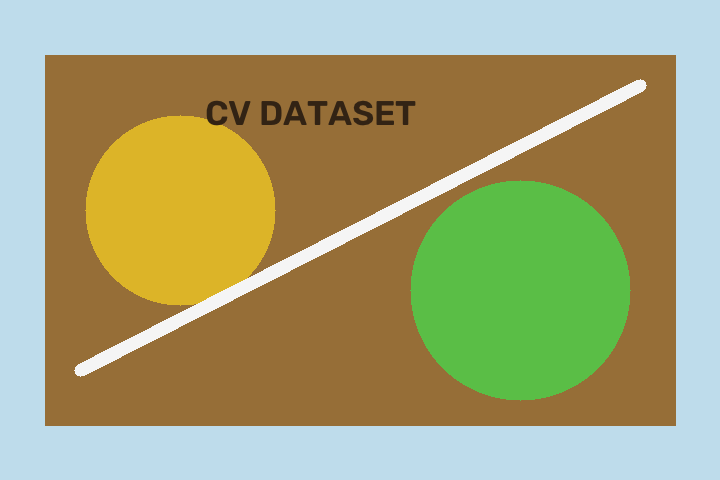
#> input picture data/sample_scene.png, 720 x 480 px
$ python cli.py ../data/sample_scene.png   (older library calls are emulated)
#> lines starting #> are read from the running program, lines starting #| are printed output that depends on the picture; after the words box and inside, x2 and y2 are one past the last pixel; in counts of white or black regions, pixels touching at a corner belong together
### vision_inspector/pipeline.py
from pathlib import Path

import cv2

from .colors import analyze_colors
from .models import InspectionReport
from .quality import analyze_quality
from .structure import analyze_structure


def analyze_image(path: str | Path) -> InspectionReport:
    """Load one local image and run all inspection modules."""
#> called with path = '../data/sample_scene.png'
    source = Path(path)
    if not source.exists() or not source.is_file():
        raise ValueError(f"Could not read a supported image: {source}")
    if source.stat().st_size > 25 * 1024 * 1024:
        raise ValueError("Image is too large. Please upload an image smaller than 25 MB.")
    image = cv2.imread(str(source), cv2.IMREAD_COLOR)
#> image is the input picture: shape (480, 720, 3); mean B, G, R 117.9, 162.7, 163.6
    if image is None:
        raise ValueError(f"Could not read a supported image: {source}")
    height, width, channels = image.shape
#> height = 480; width = 720; channels = 3
    return InspectionReport(source.name, width, height, channels, analyze_quality(image), analyze_colors(image), analyze_structure(image))

### vision_inspector/quality.py
import cv2
import numpy as np

from .models import QualityResult


def analyze_quality(image: np.ndarray) -> QualityResult:
    """Compute interpretable exposure, contrast, blur, and warning metrics."""
    gray = cv2.cvtColor(image, cv2.COLOR_BGR2GRAY)
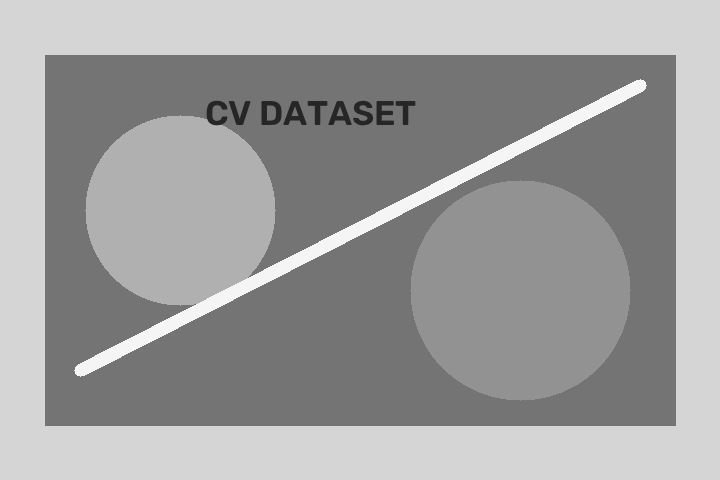
#> gray: shape (480, 720); min 38, max 245, mean 158.1
    brightness = float(np.mean(gray))
#> brightness = 158.1
    contrast = float(np.std(gray))
#> contrast = 45.81
    blur_score = float(cv2.Laplacian(gray, cv2.CV_64F).var())
#> blur_score = 435.2
    warnings: list[str] = []
    if brightness < 45:
        warnings.append("underexposed")
    elif brightness > 210:
        warnings.append("overexposed")
    if contrast < 25:
        warnings.append("low contrast")
    if blur_score < 80:
        warnings.append("possibly blurry")
    exposure_score = max(0.0, 1.0 - abs(brightness - 128.0) / 128.0)
#> exposure_score = 0.765
    contrast_score = min(1.0, contrast / 64.0)
#> contrast_score = 0.716
    sharpness_score = min(1.0, blur_score / 600.0)
#> sharpness_score = 0.725
    quality_score = round(100.0 * (0.4 * exposure_score + 0.3 * contrast_score + 0.3 * sharpness_score), 2)
#> quality_score = 73.83
    return QualityResult(round(brightness, 2), round(contrast, 2), round(blur_score, 2), quality_score, tuple(warnings))

### vision_inspector/colors.py
import cv2
import numpy as np

from .models import ColorResult


def analyze_colors(image: np.ndarray, clusters: int = 5) -> ColorResult:
    """Estimate a compact RGB palette using deterministic k-means."""
#> called with clusters = 5
    small = cv2.resize(image, (80, 80), interpolation=cv2.INTER_AREA)
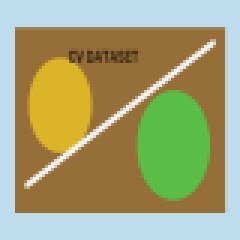
#> small: shape (80, 80, 3) (shown 3 times larger); mean B, G, R 117.9, 162.7, 163.6
    pixels = np.float32(small.reshape(-1, 3))
    unique_pixels = np.unique(pixels, axis=0)
#> unique_pixels = 200 rows, first 8: [25, 46, 64], [25, 46, 65], [27, 50, 70], [28, 52, 72], [28, 52, 73], [28, 53, 74], [28, 65, 87], [29, 53, 74]
    clusters = max(1, min(clusters, len(unique_pixels)))
#> clusters = 5
    criteria = (cv2.TERM_CRITERIA_EPS + cv2.TERM_CRITERIA_MAX_ITER, 30, 0.5)
    _, labels, centers = cv2.kmeans(pixels, clusters, None, criteria, 3, cv2.KMEANS_PP_CENTERS)
#> labels = 6400 values, max 4 at index 1383, min 0 at index 0, mean 0.957; centers = [[233.1, 220.1, 192.9], [56.44, 111.5, 150.5], [69.75, 188.7, 91], [41.4, 178.9, 218.7], [35.07, 68.22, 94.01]]
    counts = np.bincount(labels.ravel(), minlength=clusters)
#> counts = [2225, 2883, 704, 521, 67]
    order = np.argsort(-counts)
#> order = [1, 0, 2, 3, 4]
    palette = tuple(tuple(int(v) for v in centers[i][::-1]) for i in order)
#> palette = ((150, 111, 56), (192, 220, 233), (91, 188, 69), (218, 178, 41), (94, 68, 35))
    rgb = cv2.cvtColor(image, cv2.COLOR_BGR2RGB)
    hsv = cv2.cvtColor(image, cv2.COLOR_BGR2HSV)
#> hsv: shape (480, 720, 3); mean H, S, V 48, 124.8, 189.1
    colorfulness = float(np.mean(hsv[..., 1]) / 255.0 * 100.0)
#> colorfulness = 48.95
    mean_rgb = tuple(int(v) for v in np.mean(rgb, axis=(0, 1)))
#> mean_rgb = (163, 162, 117)
    return ColorResult(round(colorfulness, 2), palette, mean_rgb)

### vision_inspector/structure.py
import cv2
import numpy as np

from .models import StructureResult


def analyze_structure(image: np.ndarray) -> StructureResult:
    """Summarize edges, contours, and foreground-like connected regions."""
    gray = cv2.cvtColor(image, cv2.COLOR_BGR2GRAY)
    edges = cv2.Canny(gray, 100, 200)
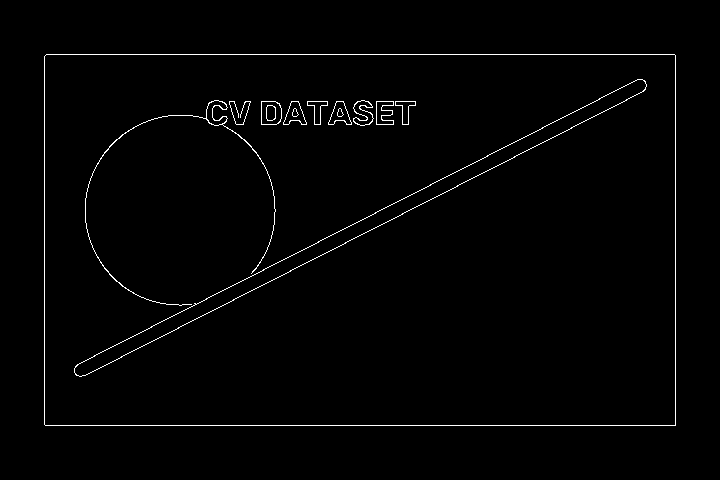
#> edges: shape (480, 720); 1.4% white in thin lines or dots, all inside (x1, y1, x2, y2) = (44, 54, 676, 426)
    edge_density = float(np.count_nonzero(edges) / edges.size * 100.0)
#> edge_density = 1.36
    contours, _ = cv2.findContours(edges, cv2.RETR_EXTERNAL, cv2.CHAIN_APPROX_SIMPLE)
#> contours = 1 item
    area = image.shape[0] * image.shape[1]
#> area = 345600
    largest = max((cv2.contourArea(c) for c in contours), default=0.0) / area
#> largest = 0.677
    _, binary = cv2.threshold(gray, 0, 255, cv2.THRESH_BINARY + cv2.THRESH_OTSU)
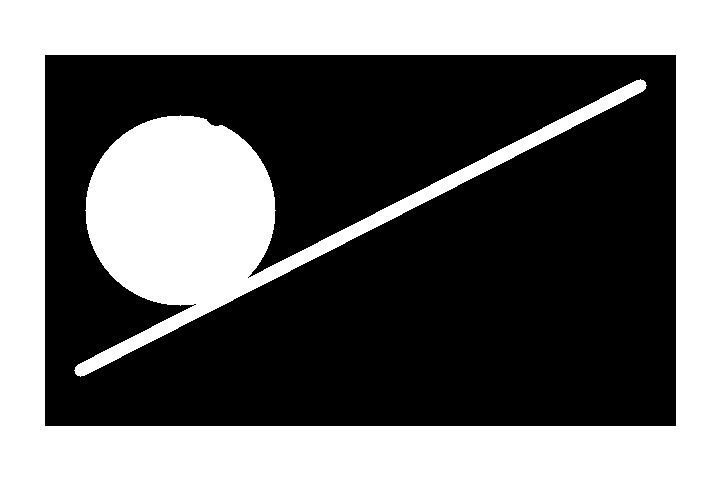
#> binary: shape (480, 720); 42.8% white; 2 white regions, box (x1, y1, x2, y2) and area: (0, 0, 720, 480) 111499, (74, 79, 647, 377) 36505
    components = cv2.connectedComponents(binary)[0] - 1
#> components = 2
    return StructureResult(round(edge_density, 2), len(contours), round(float(largest), 4), int(max(0, components)))

### vision_inspector/models.py
from dataclasses import asdict, dataclass
import json
from typing import Any


@dataclass(frozen=True)
class QualityResult:
    brightness: float
    contrast: float
    blur_score: float
    quality_score: float
    warnings: tuple[str, ...]


@dataclass(frozen=True)
class ColorResult:
    colorfulness: float
    dominant_colors: tuple[tuple[int, int, int], ...]
    mean_rgb: tuple[int, int, int]


@dataclass(frozen=True)
class StructureResult:
    edge_density: float
    contour_count: int
    largest_contour_ratio: float
    connected_components: int


@dataclass(frozen=True)
class InspectionReport:
    filename: str
    width: int
    height: int
    channels: int
    quality: QualityResult
    colors: ColorResult
    structure: StructureResult

    def to_dict(self) -> dict[str, Any]:
        return asdict(self)

    def to_json(self) -> str:
        """Serialize the report for download or command-line integrations."""
        return json.dumps(self.to_dict(), indent=2)

### vision_inspector/cli.py
import argparse
import json

from .pipeline import analyze_image


def main() -> None:
    parser = argparse.ArgumentParser(description="Inspect an image using transparent CV metrics.")
    parser.add_argument("image", help="Path to a PNG/JPEG image")
    parser.add_argument("--json", action="store_true", help="Print machine-readable JSON")
    args = parser.parse_args()
    report = analyze_image(args.image).to_dict()
#> report = 7 items
    if args.json:
        print(json.dumps(report, indent=2))
    else:
        print(f"{report['filename']}: {report['width']}x{report['height']}")
#| sample_scene.png: 720x480
        print(f"Quality: {report['quality']['quality_score']}/100")
#| Quality: 73.83/100
        print(f"Warnings: {', '.join(report['quality']['warnings']) or 'none'}")
#| Warnings: none
        print(f"Colorfulness: {report['colors']['colorfulness']}% | Edge density: {report['structure']['edge_density']}%")
#| Colorfulness: 48.95% | Edge density: 1.36%


if __name__ == "__main__":
    main()
